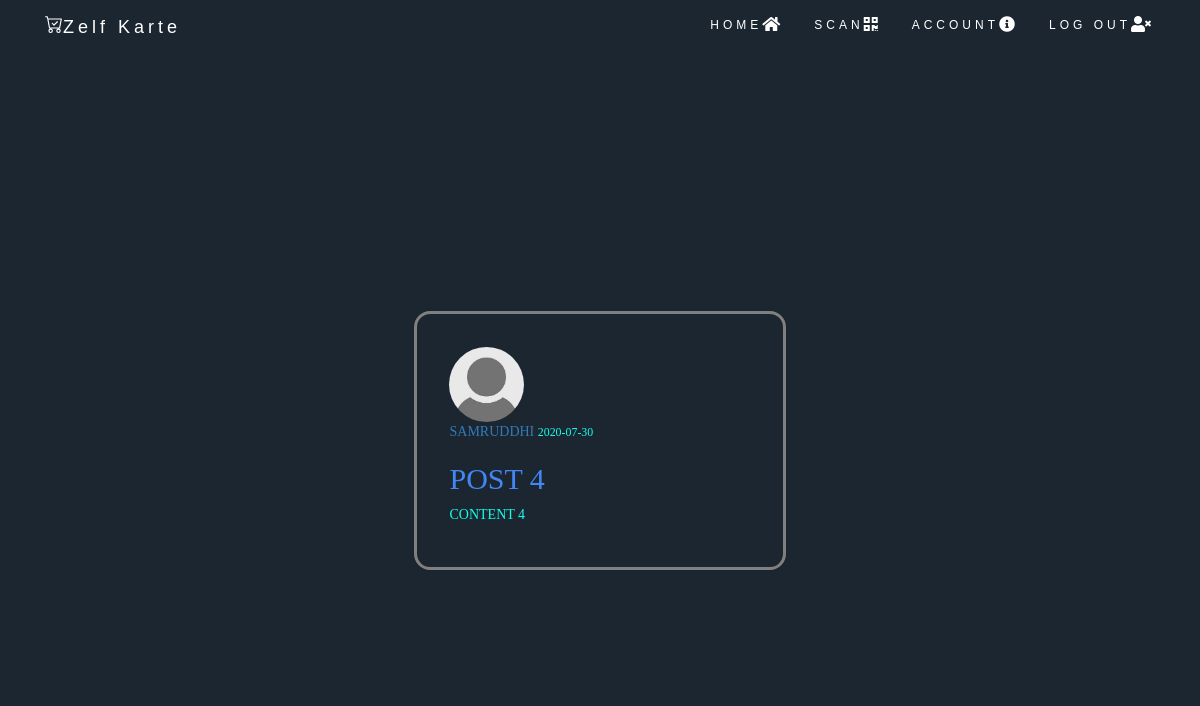
The app's page /post/4 with its own data.
### summerup/models.py (models this page shows, shortened)
class User(db.Model, UserMixin):
	id = db.Column(db.Integer, primary_key=True)
	username = db.Column(db.String(100), nullable=False)
	email = db.Column(db.String(120), unique=True, nullable=False)
	image_file = db.Column(db.String(20), nullable = False, default = 'default.jpeg')
	password = db.Column(db.String(60), nullable=False)
	posts = db.relationship('Post', backref='author', lazy=True)

class Post(db.Model):
    id = db.Column(db.Integer, primary_key=True)
    title = db.Column(db.String(100), nullable=False)
    date_posted = db.Column(db.DateTime, nullable=False, default=datetime.utcnow)
    content = db.Column(db.Text, nullable=False)
    user_id = db.Column(db.Integer, db.ForeignKey('user.id'), nullable=False)

### summerup/routes.py (the view)
@app.route("/post/<int:post_id>")
def post(post_id):
    post = Post.query.get_or_404(post_id)
    return render_template('post.html', title=post.title, post=post)

### summerup/templates/post.html (shortened to what this page needs)
<!DOCTYPE html>
<html lang="en">
<head>
  <link rel="stylesheet" href="https://use.fontawesome.com/releases/v5.11.2/css/all.css">
  <link rel="stylesheet" href="https://maxcdn.bootstrapcdn.com/bootstrap/3.4.1/css/bootstrap.min.css">
</head>
<body id="myPage" data-spy="scroll" data-target=".navbar" data-offset="60" style="background-color: #1b2631; height:100%;">
  <nav class="navbar navbar-inverse navbar-fixed-top navbar-dark bg-dark">
    <div class="container">
      <div class="navbar-header">
        <a class="navbar-brand" href="#"><a class="navbar-brand brandName" href="#">Zelf Karte</a>
      </div>
      <div class="collapse navbar-collapse nav navbar-nav navbar-right" id="myNavbar">
        <ul class="nav navbar-nav">
        	<li><a class="nav-item nav-link mx-2 " href="{{ url_for('home') }}">HOME<i class="fas fa-home fa-lg p-2 d-none d-md-inline"></i></a></li>
        	<li><a class="nav-item nav-link mx-2 " href="{{ url_for('qrcode') }}">SCAN<i class="fas fa-qrcode fa-lg p-2 d-none d-md-inline"></i></a></li>
	        <li><a class="nav-item nav-link mx-2 " href="{{ url_for('account') }}">ACCOUNT<i class="fas fa-info-circle fa-lg p-2 d-none d-md-inline"></i></a></li>
        	<li><a class="nav-item nav-link mx-2 " href="{{ url_for('logout') }}">LOG OUT<i class="fas fa-user-times fa-lg p-2 d-none d-md-inline"></i></a></li>
        </ul>
      </div>
    </div>
  </nav>
  <div style="height: 45px;"></div>
<div class="login" style="color: white">
<br><br><br>
<div class="Signup">
  <article>
      <img style="border-radius: 50%;" width="75px" height="75px" src="{{ url_for('static', filename='profile_pics/' + post.author.image_file) }}">
    <div>
      <div>
        <a class="mr-2" href="{{ url_for('user_posts', username=post.author.username) }}">{{ post.author.username }}</a>
        <small >{{ post.date_posted.strftime('%Y-%m-%d') }}</small>
      </div>
      <h2 class="article-title" style="color: #4287f5">{{ post.title }}</h2>
      <p class="article-content">{{ post.content }}</p>
    </div>
  </article>
</div>
</div>
</body>
</html>

### summerup/templates/post.html (style rules this page uses)
li a { text-decoration: none; color: #fff; -webkit-transition: all 300ms cubic-bezier(0.455, 0.030, 0.515, 0.955); -moz-transition: all 300ms cubic-bezier(0.455, 0.030, 0.515, 0.955); -o-transition: all 300ms cubic-bezier(0.455, 0.030, 0.515, 0.955); transition: all 300ms cubic-bezier(0.455, 0.030, 0.515, 0.955); padding: 10px 20px }
.navbar { margin-bottom: 0; background-color: #1B2631; z-index: 9999; border: 0; font-size: 12px !important; line-height: 1.42857143 !important; letter-spacing: 4px; border-radius: 0; font-family: Montserrat, sans-serif; }
.navbar li a, .navbar .navbar-brand { color: #fff !important; }
.login { padding: 9%; text-align: center; text-transform: uppercase; color: #0d7377; font-family: 'Montserrat', sans-serif; background-color: #1B2631; }
.Signup { width:30.983vw; border: 0.270vw solid gray; border-radius:1.349vw; box-shadow: 0 0 0.162vw 0 rgba(0,0,0,0.1); padding: 2.698vw; margin: 10% auto 0; text-align: left; font-family: 'Montserrat', cursive; color: #14ffec; text-overflow: ellipsis; }

### records on screen
User: image_file (placeholder picture), author.username "SAMRUDDHI"
Post: date_posted "2020-07-30", title "POST 4", content "CONTENT 4"
